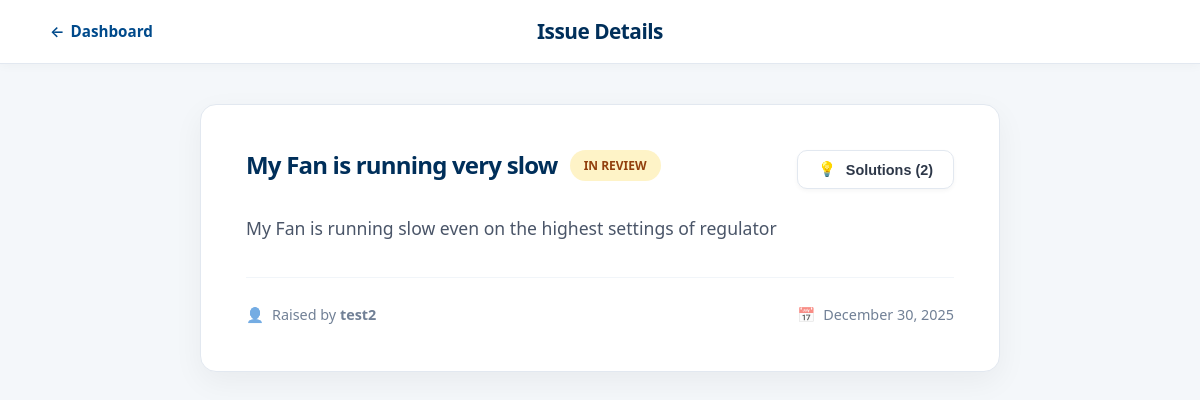
Screenshot of /issue/16/ with the database file from the repository.
### app/models.py (models this page shows, shortened)
class Issue(models.Model):
    STATUS_CHOICES = [
        ('Open', 'Open'),
        ('In Review', 'In Review'),
        ('Resolved', 'Resolved'),
    ]
    title = models.CharField(max_length=100)
    description = models.TextField()
    status = models.CharField(max_length=20, choices=STATUS_CHOICES, default='Open')
    reported_date = models.DateField(auto_now_add=True)
    reported_by_id = models.ForeignKey(UserDetails, on_delete=models.CASCADE)
    image = models.ImageField(upload_to='issue_images/', blank=True, null=True)

class UserDetails(models.Model):
    full_name = models.CharField(max_length=200, null=True, blank=True)
    email = models.EmailField(unique=True)
    password = models.CharField(max_length=100)
    flat_number = models.CharField(max_length=100)
    role = models.CharField(max_length=100)
    profile_picture = models.ImageField(upload_to='profile_pics/', null=True, blank=True)

### app/views.py (the view, shortened to what this page needs)
# urls.py: path('issue/<str:issue_id>/', views.issue_details_view, name='issue_details'),
def issue_details_view(request, issue_id):
    issue = get_object_or_404(Issue, id=issue_id)
    ai_exists = Solution.objects.filter(issue=issue, is_ai=True).exists()
    all_solutions = Solution.objects.filter(issue=issue).order_by('-is_ai', '-upvotes')
    user_id = request.session.get('user_id')
    user = UserDetails.objects.filter(id=user_id).first()
    return render(request, 'Issue_Details_View.html', {
        'issue': issue,
        'solutions': all_solutions,
        'user': user,
    })

### app/templates/Issue_Details_View.html (shortened to what this page needs)
<!DOCTYPE html>
<html lang="en">
<head>
</head>
<body>
    <header class="full-width-header">
        <div class="header-inner">
            <div class="header-left-edge">
                <a href="{% url 'home' %}" class="back-link"><span>←</span> Dashboard</a>
            </div>
            <div class="header-center">
                <span class="header-title">Issue Details</span>
            </div>
        </div>
    </header>
    <main class="details-container">
        <div class="details-content-card">
            <div class="card-body">
                <div class="issue-header-row">
                    <div style="display: flex; flex-direction: column; gap: 10px; flex: 1;">
                        <div style="display: flex; align-items: center; gap: 12px; flex-wrap: wrap;">
                            <h1 class="issue-title" style="margin: 0;">{{ issue.title }}</h1>
                            <span class="status-pill" style="
                                white-space: nowrap;
                                {% if issue.status == 'Resolved' %} background: #def7ec; color: #03543f;
                                {% elif issue.status == 'In Review' %} background: #fef3c7; color: #92400e;
                                {% else %} background: #e1effe; color: #1e429f; {% endif %}
                            ">
                                 {{ issue.status }}
                            </span>
                        </div>
                    </div>
                    <button class="btn-action" onclick="toggleModal()" style="flex-shrink: 0;">
                        <span>💡</span> Solutions ({{ solutions|length }})
                    </button>
                </div>
                <p class="issue-description">{{ issue.description }}</p>
                <div class="issue-meta">
                    <span class="meta-item">
                        <span style="opacity: 0.6;">👤</span>
                        <span>Raised by <strong>{{ issue.reported_by_id.full_name|default:issue.reported_by_id.email }}</strong></span>
                    </span>
                    <span class="meta-item">
                        <span style="opacity: 0.6;">📅</span>
                        {{ issue.reported_date|date:"F d, Y" }}
                    </span>
                </div>
            </div>
        </div>
    </main>
</body>
</html>

### app/templates/Issue_Details_View.html (style rules this page uses)
:root { --primary-color: #004a8b; --secondary-color: #002f5a; --background-color: #f4f7fa; --card-bg: white; --text-color: #2d3748; --text-light: #718096; --border-color: #e2e8f0; --blue-badge: #3182ce; --green-badge: #38a169; --orange-badge: #d69e2e; --transition-speed: 0.3s; }
body { font-family: 'Segoe UI', system-ui, -apple-system, sans-serif; background-color: var(--background-color); color: var(--text-color); margin: 0; padding: 0; display: flex; flex-direction: column; align-items: center; line-height: 1.6; }
.full-width-header { width: 100%; background-color: #fff; border-bottom: 1px solid var(--border-color); box-shadow: 0 2px 10px rgba(0,0,0,0.03); display: flex; justify-content: center; padding: 15px 0; margin-bottom: 40px; }
.header-inner { width: 95%; max-width: 1100px; display: flex; justify-content: space-between; align-items: center; }
.header-left-edge, .header-right-edge { flex: 1; display: flex; }
.header-center { flex: 2; text-align: center; }
.header-title { font-size: 1.3rem; font-weight: 700; color: var(--secondary-color); letter-spacing: -0.5px; }
.back-link { font-size: 0.95rem; text-decoration: none; color: var(--primary-color); font-weight: 600; display: flex; align-items: center; gap: 6px; transition: transform 0.2s; }
.btn-action { padding: 10px 20px; border-radius: 10px; font-size: 0.9rem; font-weight: 600; text-decoration: none; cursor: pointer; transition: all 0.2s; border: 1px solid var(--border-color); display: inline-flex; align-items: center; gap: 10px; background-color: #fff; color: var(--text-color); box-shadow: 0 2px 4px rgba(0,0,0,0.04); }
.details-container { width: 90%; max-width: 800px; margin-bottom: 50px; }
.details-content-card { background-color: #fff; border-radius: 16px; box-shadow: 0 10px 30px rgba(0, 0, 0, 0.05); overflow: hidden; border: 1px solid var(--border-color); }
.card-body { padding: 45px; }
.issue-header-row { display: flex; justify-content: space-between; align-items: flex-start; margin-bottom: 25px; }
.issue-title { font-size: 1.5rem; font-weight: 800; color: var(--secondary-color); line-height: 1.2; letter-spacing: -0.8px; }
.issue-description { color: #4a5568; font-size: 1.1rem; margin-bottom: 35px; white-space: pre-line; }
.issue-meta { font-size: 0.9rem; color: var(--text-light); padding-top: 25px; border-top: 1px solid #f1f5f9; display: flex; justify-content: space-between; align-items: center; }
.meta-item { display: flex; align-items: center; gap: 8px; font-weight: 500; }
.status-pill { padding: 6px 14px; border-radius: 30px; font-size: 0.75rem; font-weight: 700; text-transform: uppercase; }

### rows the page displays
Issue: title "My Fan is running very slow", status "IN REVIEW", description "My Fan is running slow even on the highest settings of regulator", reported_by_id.full_name "test2", reported_date "December 30, 2025"

### other values shown
{{ solutions|length }} "2"
